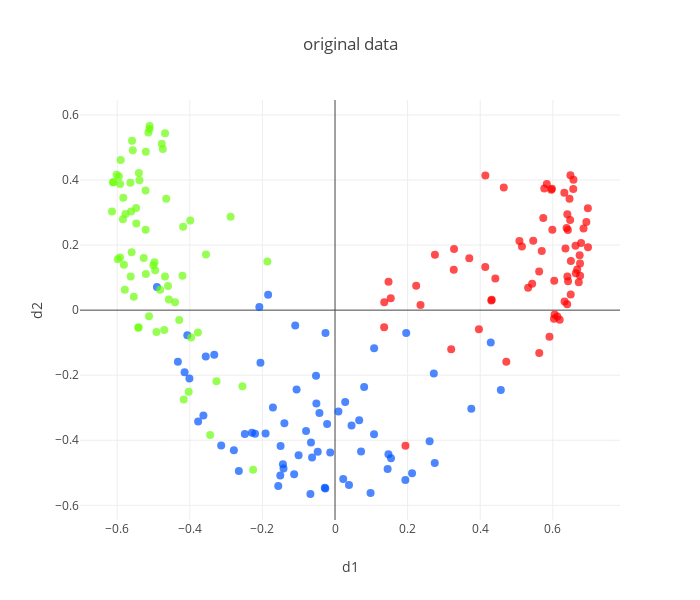
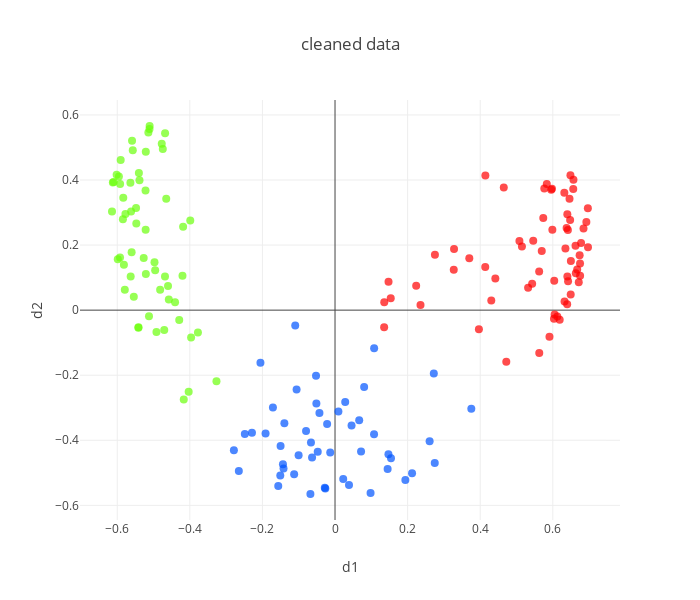

Notebook source saved alongside these figures, in order:
### Code cell
from common import generate_colors_for_classification
from sklearn.preprocessing import StandardScaler, RobustScaler
from sklearn.decomposition import KernelPCA as KPCA
from kernel_pca_search import kernel_pca_scorer
from render import *

scaler = RobustScaler()
dot_size = 8
X_numpy[np.isnan(X_numpy)]=-1
X_ = scaler.fit_transform(X_numpy)

transform = KPCA(n_components=2,kernel='rbf',fit_inverse_transform=True)
transform.fit(X_)

def render(model,X_clean,y_clean,title="data plot"):
    colors = generate_colors_for_classification(y_clean,seed=100)
    data = np.concatenate([X_clean,colors],axis=1)
    removed_size = 1-len(y_clean)/len(X)

    print("removed ",removed_size)

    cv = RepeatedStratifiedKFold(n_splits=10, n_repeats=3, random_state=50)
    report = cross_val_classification_report(
        model=model,
        X=X_clean,
        y=y_clean,
        cv=cv,
        target_names=y_classes
    )
    print(report)
    plot_2d_rgb(data,title,["d1","d2","d3"],dot_size,None)

render(special_model,transform.transform(X_),y,"original data")

render(special_model,transform.transform(X_)[~outliers_mask],y.to_numpy()[~outliers_mask],"cleaned data")
# print(kernel_pca_scorer(transform,X_))

### Figure 1 — Plotly figure (JSON) as saved in the notebook; plotly's stock layout.template omitted (floating-point values rounded to 4 significant figures; data arrays with more than 128 entries replaced by an {"elided": "..."} marker saying what was removed)
{"data": [{"marker": {"color": {"elided": "199 str values"}, "opacity": 0.7, "size": 8}, "mode": "markers", "type": "scatter", "x": {"elided": "199 float values"}, "y": {"elided": "199 float values"}}], "layout": {"height": 600, "title": {"text": "original data"}, "width": 700, "xaxis": {"title": {"text": "d1"}}, "yaxis": {"title": {"text": "d2"}}}}

### Figure 2 — Plotly figure (JSON) as saved in the notebook; plotly's stock layout.template omitted (floating-point values rounded to 4 significant figures; data arrays with more than 128 entries replaced by an {"elided": "..."} marker saying what was removed)
{"data": [{"marker": {"color": {"elided": "172 str values"}, "opacity": 0.7, "size": 8}, "mode": "markers", "type": "scatter", "x": {"elided": "172 float values"}, "y": {"elided": "172 float values"}}], "layout": {"height": 600, "title": {"text": "cleaned data"}, "width": 700, "xaxis": {"title": {"text": "d1"}}, "yaxis": {"title": {"text": "d2"}}}}
